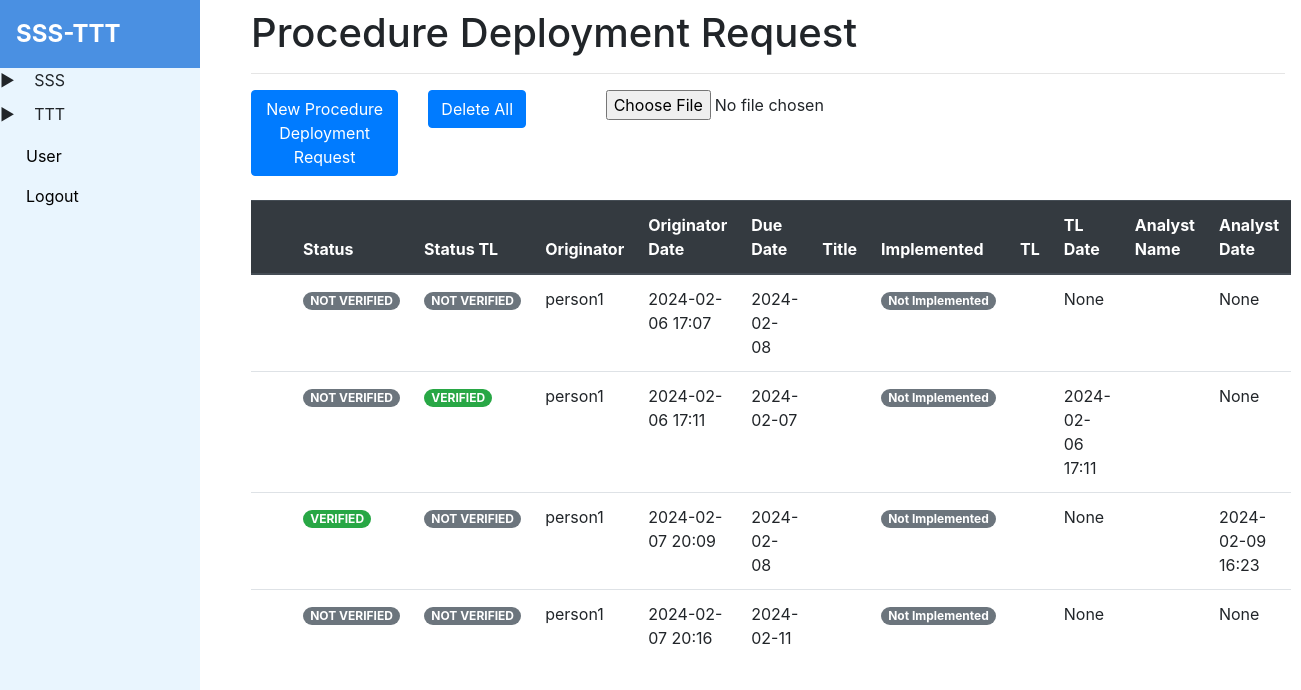
Page /procedure/update/request (signed in) on the committed database.
### tables this page shows
CREATE TABLE 't_procedure_update_request' (
    'id' INTEGER PRIMARY KEY AUTOINCREMENT,
    's_c' varchar(1000) NOT NULL,
    'status' varchar(1000) NOT NULL,
    'status_tl' varchar(1000) NOT NULL,
    'originator' varchar(1000) NOT NULL,
    'date' varchar(1000) NOT NULL,
    'type' varchar(1000) NOT NULL,
    'reason_for_update' varchar(1000) NOT NULL,
    'affected_tables' varchar(1000) NOT NULL,
    'title' varchar(1000),
    'ar_ref' varchar(1000),
    'swet_ref' varchar(1000),
    'affected_files' varchar(3000),
    'implemented' varchar(100),
    'tl'        varchar(100),
    'analyst_name'   varchar(100),
    'originator_date'  datetime, 
    'tl_date' datetime,
    'analyst_date' datetime,
    'due_date' datetime
    );

### app.py (the view)
@app.route('/procedure/update/request', methods=['GET'])
@check_login
def get_all_procedure_update_request():
    data = filter_data('t_procedure_update_request')
    return render_template('procedure_update_request/procedure_update_request.html', rows = data, is_admin = session.get('user'))

### app.py (called while the page is built)
def check_login(f):
    @wraps(f)
    def decorated_function(*args, **kwargs):
        if session.get('user') is None:
            return redirect(url_for('login'))
        return f(*args, **kwargs)
    return decorated_function

### db_helper.py (called while the page is built, shortened)
def filter_data(table_name: str, **kwargs):
    cursor = conn.cursor()
    query = f"SELECT * FROM {table_name}"
    conditions = []
    if conditions:
        query += " WHERE " + " AND ".join(conditions)
    cursor.execute(query)
    return cursor.fetchall()

### templates/procedure_update_request/procedure_update_request.html (shortened to what this page needs)
{% extends 'base.html' %}
{% block content %}
    <div class="schedule-main">
        <h1> Procedure Deployment Request </h1>
        <hr>
        <div class="row">
            <div class="col-md-2">
                <form method="get" action="/procedure/add/update/request" enctype="multipart/form-data">
                    <button type="submit" class="btn btn-primary">New Procedure Deployment Request</button>
                </form>
            </div>
            {% if is_admin %}
            <div class="col-md-2">
                <form method="get" action="/api/delete/all/12">
                    <button type="submit" class="btn btn-primary">Delete All</button>
                </form>
            </div>
            <div class="col-md-2">
                <form method="post" action="/api/procedure/update/request/upload" enctype="multipart/form-data">
                    <input type="file" name="file" onchange="this.form.submit()">
                </form>
            </div>
            {% endif %}
        </div>
        <br>
        <table class="table">
            <thead class="thead-dark">
                <tr>
                    <th></th>
                    <th>Status</th>
                    <th>Status TL</th>
                    <th>Originator</th>
                    <th>Originator Date</th>
                    <th>Due Date</th>
                    <th>Title</th>
                    <th>Implemented</th>
                    <th>TL</th>
                    <th>TL Date</th>
                    <th>Analyst Name</th>
                    <th>Analyst Date</th>
                </tr>
            </thead>
            <tbody>
                {% for row in rows %}
                <tr>
                    <td>
                        <a href="/procedure/update/request/{{row[0]}}" class="btn-sm" role="button">
                        </a>
                    </td>
                    {% if row[2]|lower == 'verified' %}
                        <td><span class="badge badge-pill badge-success">VERIFIED</span></td>
                    {% else %}
                        <td><span class="badge badge-pill badge-secondary">NOT VERIFIED</span></td>
                    {% endif %}
                    {% if row[3]|lower == 'verified' %}
                        <td><span class="badge badge-pill badge-success">VERIFIED</span></td>
                    {% else %}
                        <td><span class="badge badge-pill badge-secondary">NOT VERIFIED</span></td>
                    {% endif %}
                    <td>{{ row[4] }}</td>
                    <td>{{ row[5] }}</td>
                    <td>{{ row[19] }}</td>
                    <td>{{ row[9] }}</td>
                    {% if row[13]|lower == 'implemented' %}
                        <td><span class="badge badge-pill badge-success">Implemented</span></td>
                    {% else %}
                        <td><span class="badge badge-pill badge-secondary">Not Implemented</span></td>
                    {% endif %}
                    <td>{{ row[14] }}</td>
                    <td>{{ row[17] }}</td>
                    <td>{{ row[15] }}</td>
                    <td>{{ row[18] }}</td>
                </tr>
                {% endfor %}
            </tbody>
        </table>
    </div>
{% endblock %}

### static/css/style.css (style rules this page uses)
.schedule-main { margin-top: 8px; margin-left: 35px; }

### rows in the picture
t_procedure_update_request: status "NOT VERIFIED", status_tl "NOT VERIFIED", originator "person1", date "2024-02-06 17:07", due_date "2024-02-08", implemented "Not Implemented", swet_ref "None"
t_procedure_update_request: status "NOT VERIFIED", status_tl "VERIFIED", originator "person1", date "2024-02-06 17:11", due_date "2024-02-07", implemented "Not Implemented", tl_date "2024-02-06 17:11", row "None"
t_procedure_update_request: status "VERIFIED", status_tl "NOT VERIFIED", originator "person1", date "2024-02-07 20:09", due_date "2024-02-08", implemented "Not Implemented", row "None", analyst_date "2024-02-09 16:23"
t_procedure_update_request: status "NOT VERIFIED", status_tl "NOT VERIFIED", originator "person1", date "2024-02-07 20:16", due_date "2024-02-11", implemented "Not Implemented", swet_ref "None"
